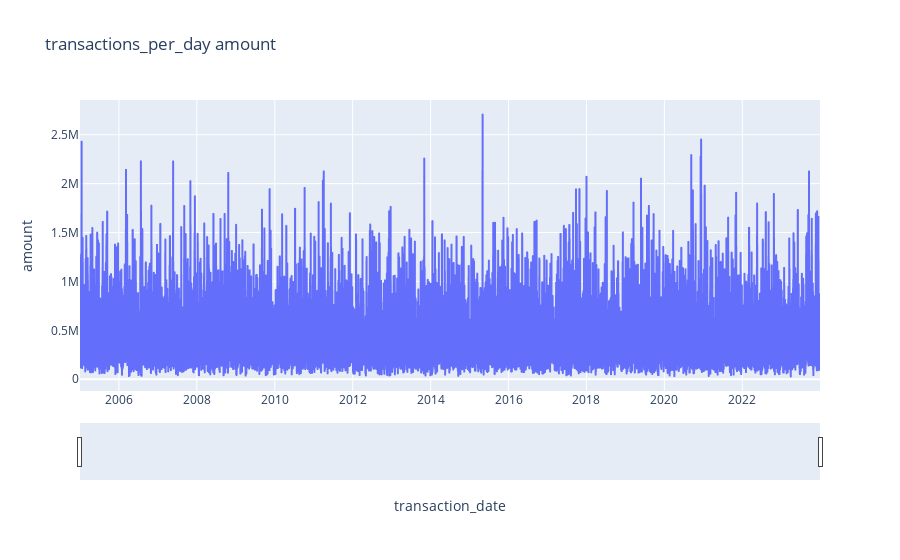

The notebook cell saved with this chart:
### Markdown cell above
Montant de transaction par jour

### Code cell
transactions_per_day = pd.DataFrame(transactions_copy.groupby('transaction_date').amount.aggregate("mean")).reset_index()
fig = px.line(transactions_per_day, x='transaction_date', y='amount', title='transactions_per_day amount')

fig.update_xaxes(rangeslider_visible=True)
fig.show()

### Figure 1 — Plotly figure (JSON) as saved in the notebook; plotly's stock layout.template omitted (floating-point values rounded to 4 significant figures; data arrays with more than 128 entries replaced by an {"elided": "..."} marker saying what was removed)
{"data": [{"hovertemplate": "transaction_date=%{x}<br>amount=%{y}<extra></extra>", "legendgroup": "", "line": {"color": "#636efa", "dash": "solid"}, "marker": {"symbol": "circle"}, "mode": "lines", "name": "", "showlegend": false, "type": "scattergl", "x": {"elided": "6938 str values"}, "xaxis": "x", "y": {"elided": "6938 float values"}, "yaxis": "y"}], "layout": {"legend": {"tracegroupgap": 0}, "title": {"text": "transactions_per_day amount"}, "xaxis": {"anchor": "y", "domain": [0, 1], "rangeslider": {"visible": true}, "title": {"text": "transaction_date"}}, "yaxis": {"anchor": "x", "domain": [0, 1], "title": {"text": "amount"}}}}
